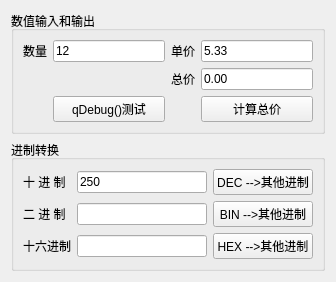
<?xml version="1.0" encoding="UTF-8"?>
<ui version="4.0">
 <class>Widget</class>
 <widget class="QWidget" name="Widget">
  <property name="geometry">
   <rect>
    <x>0</x>
    <y>0</y>
    <width>336</width>
    <height>282</height>
   </rect>
  </property>
  <property name="windowTitle">
   <string>Widget</string>
  </property>
  <layout class="QVBoxLayout" name="verticalLayout">
   <item>
    <widget class="QGroupBox" name="groupBox">
     <property name="title">
      <string>数值输入和输出</string>
     </property>
     <layout class="QGridLayout" name="gridLayout">
      <item row="0" column="0">
       <widget class="QLabel" name="label_4">
        <property name="text">
         <string>数量</string>
        </property>
       </widget>
      </item>
      <item row="0" column="1">
       <widget class="QLineEdit" name="letNumber">
        <property name="text">
         <string>12</string>
        </property>
       </widget>
      </item>
      <item row="0" column="2">
       <widget class="QLabel" name="label_5">
        <property name="text">
         <string>单价</string>
        </property>
       </widget>
      </item>
      <item row="0" column="3">
       <widget class="QLineEdit" name="letUnitPrice">
        <property name="text">
         <string>5.33</string>
        </property>
       </widget>
      </item>
      <item row="1" column="2">
       <widget class="QLabel" name="label_6">
        <property name="text">
         <string>总价</string>
        </property>
       </widget>
      </item>
      <item row="1" column="3">
       <widget class="QLineEdit" name="letTotalPirce">
        <property name="text">
         <string>0.00</string>
        </property>
       </widget>
      </item>
      <item row="2" column="1">
       <widget class="QPushButton" name="pbnDebug">
        <property name="text">
         <string>qDebug()测试</string>
        </property>
       </widget>
      </item>
      <item row="2" column="3">
       <widget class="QPushButton" name="pbnCount">
        <property name="text">
         <string>计算总价</string>
        </property>
       </widget>
      </item>
     </layout>
    </widget>
   </item>
   <item>
    <widget class="QGroupBox" name="groupBox_2">
     <property name="title">
      <string>进制转换</string>
     </property>
     <layout class="QGridLayout" name="gridLayout_2">
      <item row="0" column="0">
       <widget class="QLabel" name="label">
        <property name="text">
         <string>十 进 制</string>
        </property>
       </widget>
      </item>
      <item row="0" column="1">
       <widget class="QLineEdit" name="letDec">
        <property name="text">
         <string>250</string>
        </property>
       </widget>
      </item>
      <item row="0" column="2">
       <widget class="QPushButton" name="pbnDecToOhter">
        <property name="text">
         <string>DEC --&gt;其他进制</string>
        </property>
       </widget>
      </item>
      <item row="1" column="0">
       <widget class="QLabel" name="label_2">
        <property name="text">
         <string>二 进 制</string>
        </property>
       </widget>
      </item>
      <item row="1" column="1">
       <widget class="QLineEdit" name="letBin"/>
      </item>
      <item row="1" column="2">
       <widget class="QPushButton" name="pbnBinToOhter">
        <property name="text">
         <string>BIN --&gt;其他进制</string>
        </property>
       </widget>
      </item>
      <item row="2" column="0">
       <widget class="QLabel" name="label_3">
        <property name="text">
         <string>十六进制</string>
        </property>
       </widget>
      </item>
      <item row="2" column="1">
       <widget class="QLineEdit" name="letHex"/>
      </item>
      <item row="2" column="2">
       <widget class="QPushButton" name="pbnHexToOhter">
        <property name="text">
         <string>HEX --&gt;其他进制</string>
        </property>
       </widget>
      </item>
     </layout>
    </widget>
   </item>
  </layout>
 </widget>
 <resources/>
 <connections/>
</ui>
